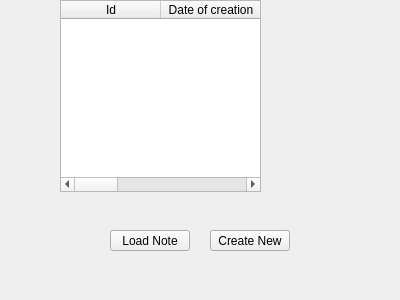
<?xml version="1.0" encoding="UTF-8"?>
<ui version="4.0">
 <class>MainView</class>
 <widget class="QWidget" name="MainView">
  <property name="geometry">
   <rect>
    <x>0</x>
    <y>0</y>
    <width>400</width>
    <height>300</height>
   </rect>
  </property>
  <property name="windowTitle">
   <string>MainView</string>
  </property>
  <widget class="QPushButton" name="loadButton">
   <property name="geometry">
    <rect>
     <x>110</x>
     <y>230</y>
     <width>80</width>
     <height>21</height>
    </rect>
   </property>
   <property name="text">
    <string>Load Note</string>
   </property>
  </widget>
  <widget class="QTableWidget" name="notesTableWidget">
   <property name="geometry">
    <rect>
     <x>60</x>
     <y>0</y>
     <width>201</width>
     <height>192</height>
    </rect>
   </property>
   <property name="maximumSize">
    <size>
     <width>201</width>
     <height>16777215</height>
    </size>
   </property>
   <property name="sizeIncrement">
    <size>
     <width>10</width>
     <height>0</height>
    </size>
   </property>
   <property name="rowCount">
    <number>0</number>
   </property>
   <property name="columnCount">
    <number>4</number>
   </property>
   <attribute name="verticalHeaderCascadingSectionResizes">
    <bool>true</bool>
   </attribute>
   <column>
    <property name="text">
     <string>Id</string>
    </property>
   </column>
   <column>
    <property name="text">
     <string>Date of creation</string>
    </property>
   </column>
   <column/>
   <column/>
  </widget>
  <widget class="QPushButton" name="createButton">
   <property name="geometry">
    <rect>
     <x>210</x>
     <y>230</y>
     <width>80</width>
     <height>21</height>
    </rect>
   </property>
   <property name="text">
    <string>Create New</string>
   </property>
  </widget>
 </widget>
 <resources/>
 <connections/>
</ui>
